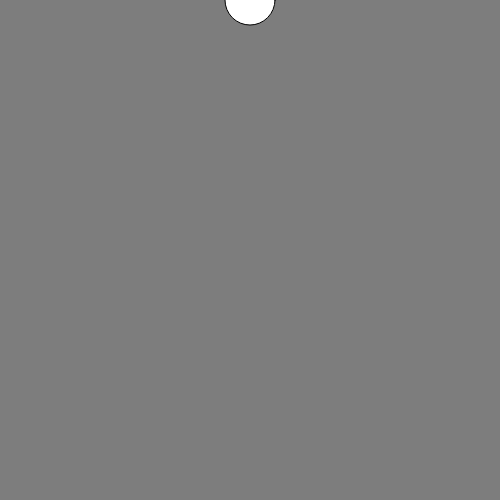
Frame 1 (no input)
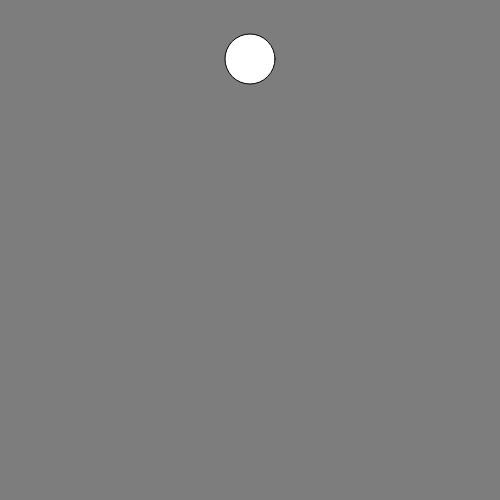
Frame 60 (no input)
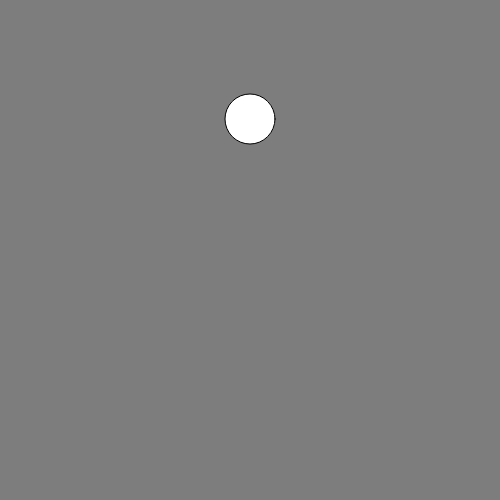
Frame 120 (the mouse pressed at the canvas centre since frame 60)

The p5.js sketch that drew these frames (run headless with seeded random() and noise() and a simulated clock; from frame 60 on, the mouse is pressed at the canvas centre):

// p5.js sketch
// ── sketch.js
var posX=250;
var posY=0;

var upDown=false;

function setup(){
    createCanvas(500,500);
}

function draw(){
    
    
    background(125);
    ellipse(posX,posY,50,50);
    
    console.log(posY);
 if(posY<=0){
        upDown=false;
    }
    if(posY>=height){
        upDown=true;
    }
    
    if(upDown==true){
        posY--;
    }
    if(upDown==false){
        posY++;
    }
    
}
